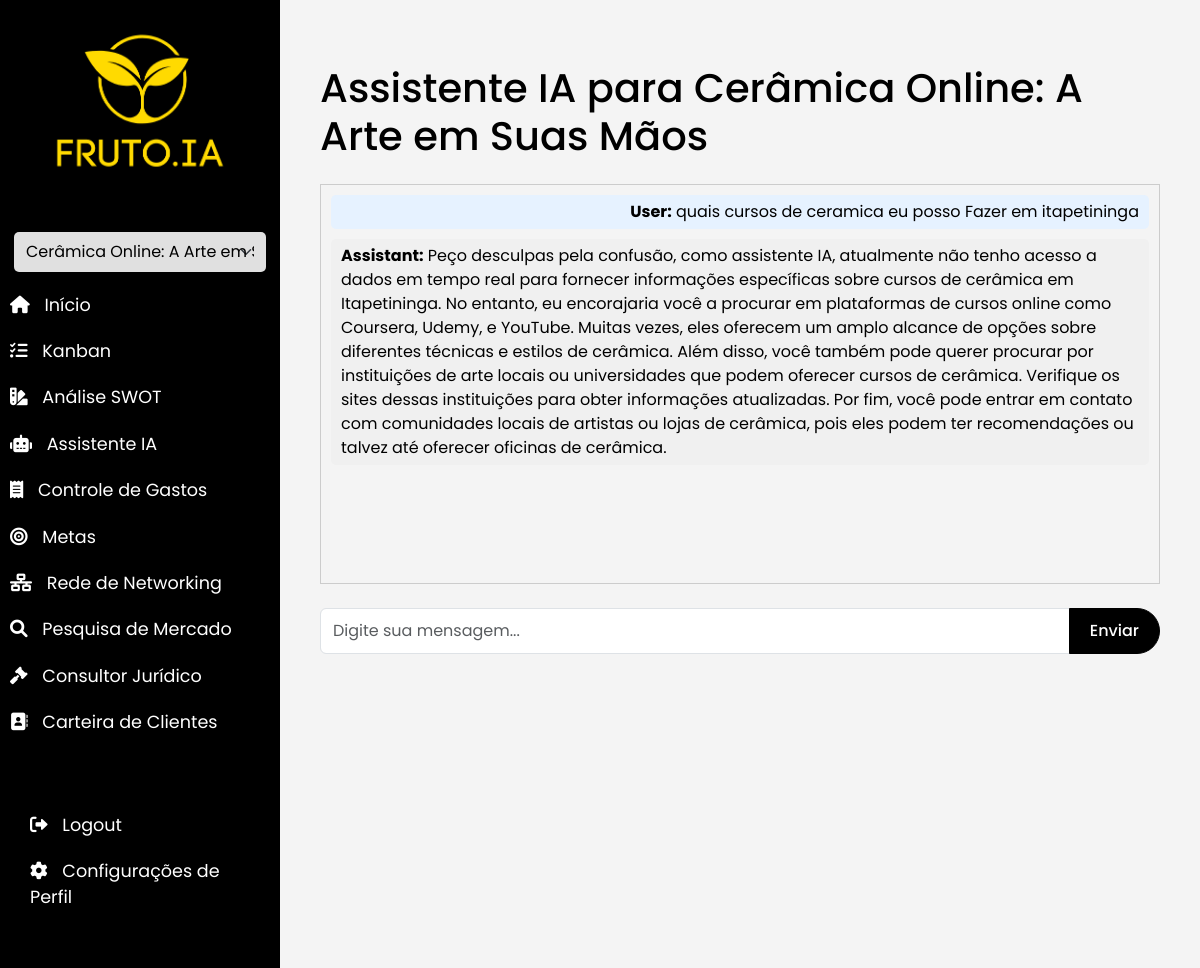
The app's page /assistant/14 (signed in) with its own data.
### app/models.py (models this page shows)
class Idea(db.Model):
    id = db.Column(db.Integer, primary_key=True)
    title = db.Column(db.String(100))
    description = db.Column(db.Text)
    timestamp = db.Column(db.DateTime, index=True, default=datetime.utcnow)
    user_id = db.Column(db.Integer, db.ForeignKey('user.id'))
    questions = db.relationship('Question', backref='idea', lazy='dynamic')
    tasks = db.relationship('Task', backref='idea', lazy='dynamic')
    expenses = db.relationship('Expense', backref='idea', lazy='dynamic')

class ChatMessage(db.Model):
    id = db.Column(db.Integer, primary_key=True)
    idea_id = db.Column(db.Integer, db.ForeignKey('idea.id'), nullable=False)
    role = db.Column(db.String(10), nullable=False)  # 'user' ou 'assistant'
    content = db.Column(db.Text, nullable=False)
    timestamp = db.Column(db.DateTime, default=datetime.utcnow)
    idea = db.relationship('Idea', backref=db.backref('chat_messages', lazy='dynamic'))

### app/routes.py (the view)
@main.route('/assistant/<int:idea_id>')
@login_required
def assistant(idea_id):
    idea = Idea.query.get_or_404(idea_id)
    if idea.user_id != current_user.id:
        abort(403)
    chat_messages = ChatMessage.query.filter_by(idea_id=idea_id).order_by(ChatMessage.timestamp).all()
    return render_template('assistant.html', idea=idea, chat_messages=chat_messages)

### app/__init__.py (called while the page is built)
def create_app():
    app = Flask(__name__, static_url_path='', static_folder='static', template_folder='templates')
    app.config.from_object(Config)
    app.config['SQLALCHEMY_DATABASE_URI'] = os.getenv('SQLALCHEMY_DATABASE_URI')
    app.config['SQLALCHEMY_TRACK_MODIFICATIONS'] = False
    db.init_app(app)
    migrate.init_app(app, db)
    login.init_app(app)
    csrf.init_app(app)
    mail.init_app(app)
    from app import routes
    app.register_blueprint(routes.main)
    from app.auth import bp as auth_bp
    app.register_blueprint(auth_bp, url_prefix='/auth')
    @login.user_loader
    def load_user(id):
        return User.query.get(int(id))
    return app

### app/routes.py (called while the page is built)
@main.context_processor
def inject_user_ideas():
    if current_user.is_authenticated:
        user_ideas = current_user.ideas.all()
        selected_idea_id = request.view_args.get('idea_id')
        return {'user_ideas': user_ideas, 'selected_idea_id': selected_idea_id}
    return {}

### app/templates/assistant.html (shortened to what this page needs)
{% extends "base.html" %}
{% block content %}
<h1 class="mb-4">Assistente IA para {{ idea.title }}</h1>
<div id="chat-container" class="mb-4" style="height: 400px; overflow-y: auto; border: 1px solid #ccc; padding: 10px;">
    {% for message in chat_messages %}
        <div class="message {% if message.role == 'user' %}user-message{% else %}assistant-message{% endif %}">
            <strong>{{ message.role|capitalize }}:</strong> {{ message.content }}
        </div>
    {% endfor %}
</div>
<form id="chat-form">
    <div class="input-group mb-3">
        <input type="text" id="user-input" class="form-control" placeholder="Digite sua mensagem...">
        <button class="btn btn-primary" type="submit">Enviar</button>
    </div>
</form>
{% endblock %}

### app/static/css/style.css (style rules this page uses)
:root { --primary-color: #e0e0e0; --secondary-color: #e0e0e0; --background-color: #f4f4f4; --text-color: #000000; --sidebar-color: #000000; --sidebar-hover-color: #e0e0e0; --light-purple: #e0e0e0; }
body { font-family: 'Poppins', sans-serif; background-color: var(--background-color); color: var(--text-color); }
.btn { border-radius: 30px; padding: 10px 20px; font-weight: 500; transition: all 0.3s ease; }
.btn-primary { background-color: #000000; border-color: #000000; color: #ffffff; }
.message { margin-bottom: 10px; padding: 5px 10px; border-radius: 5px; }
.user-message { background-color: #e6f2ff; text-align: right; }
.assistant-message { background-color: #f0f0f0; }

### records on screen
Idea: title "Cerâmica Online: A Arte em Suas Mãos"
ChatMessage: role "User", content "quais cursos de ceramica eu posso Fazer em itapetininga"
ChatMessage: role "Assistant", content "Peço desculpas pela confusão, como assistente IA, atualmente não tenho acesso a dados em tempo real para fornecer informações específicas sobre cursos de cerâmica em Itapetininga. No entanto, eu encorajaria você a procurar em plataformas de cursos online como Coursera, Udemy, e YouTube. Muitas vezes, eles oferecem um amplo alcance de opções sobre diferentes técnicas e estilos de cerâmica. Além disso, você também pode querer procurar por instituições de arte locais ou universidades que podem oferecer cursos de cerâmica. Verifique os sites dessas instituições para obter informações atualizadas. Por fim, você pode entrar em contato com comunidades locais de artistas ou lojas de cerâmica, pois…"

### other values on screen
form field value "Cerâmica Online: A Arte em Suas Mãos"
